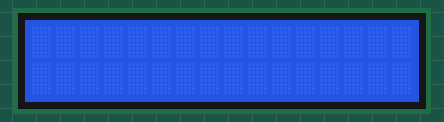
Bench run of a sketch on a simulated Arduino Uno, built with avr-gcc and run on an emulated ATmega328P. Parts: 16×2 character LCD.

Above: at 0.1 s.
At 0.6 s:
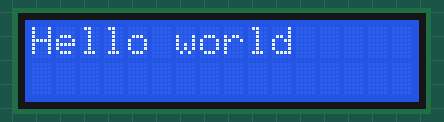

The sketch:

LCD.ino
```cpp
#include <LiquidCrystal.h>

// initialize the library with the numbers of the interface pins
LiquidCrystal lcd(2,3,4,8,12,13); //(13, 12, 8, 7, 4, 2)

void setup() {
  // set up the LCD's number of columns and rows:
  lcd.begin(16, 2);
  // Print a message to the LCD.
  lcd.print("Hello world");
}

void loop() {
  // Turn off the display:
  lcd.noDisplay();
  delay(500);
   // Turn on the display:
  lcd.display();
  delay(500);
}
```

Measured:
- what the display in image 1 shows lasts 0.5 s, from 0.6 s to 1.1 s
